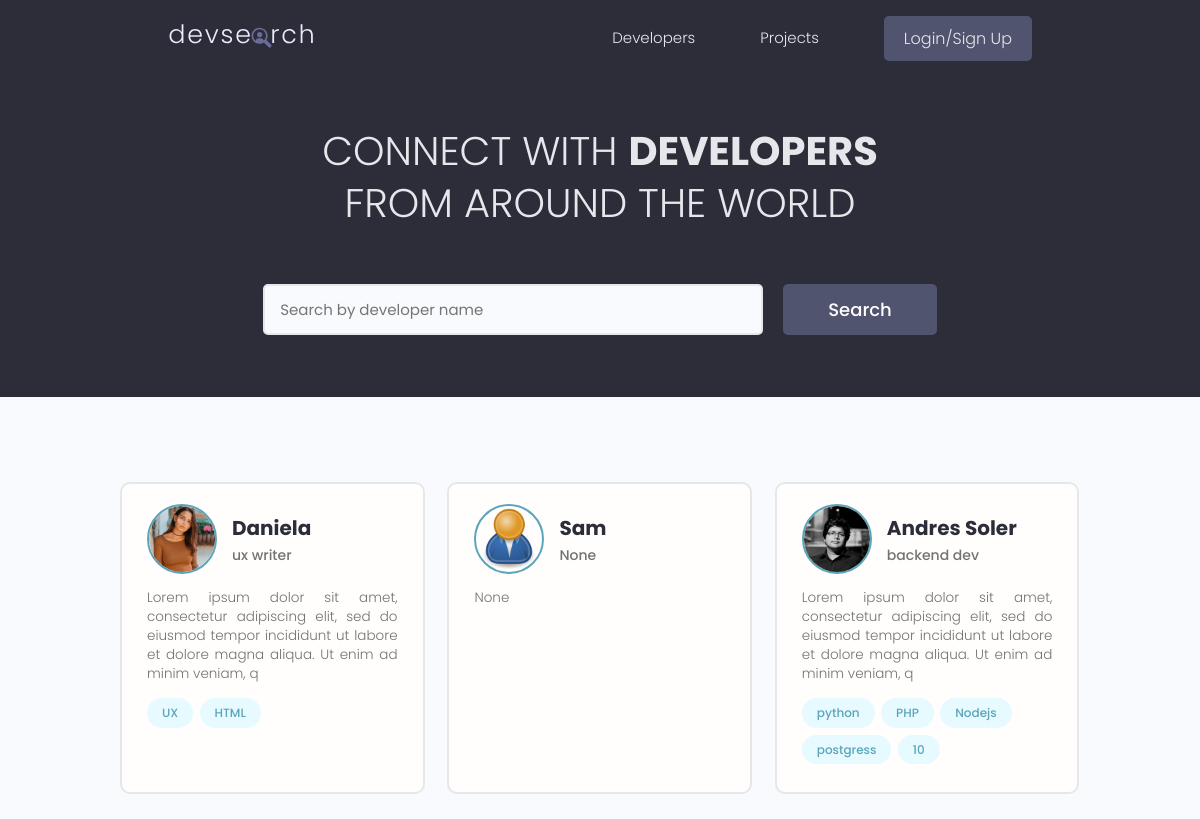
The page / on the database its author committed.
### users/models.py (models this page shows, shortened)
class Profile(models.Model):
    user = models.OneToOneField(User, on_delete=models.CASCADE, null=True, blank=True)
    name = models.CharField(max_length=255, blank=True, null=True)
    email = models.EmailField(max_length=500, blank=True, null=True)
    username = models.CharField(max_length=255, blank=True, null=True)
    location = models.CharField(max_length=255, blank=True, null=True)
    short_intro = models.CharField(max_length=255, blank=True, null=True)
    bio = models.TextField(blank=True, null=True)
    profile_image = models.ImageField(null=True, blank=True, upload_to='profiles/', default='profiles/user-default.png')
    social_github = models.CharField(max_length=255, blank=True, null=True)
    social_twitter = models.CharField(max_length=255, blank=True, null=True)
    social_linkedin = models.CharField(max_length=255, blank=True, null=True)
    social_youtube = models.CharField(max_length=255, blank=True, null=True)
    social_website = models.CharField(max_length=255, blank=True, null=True)
    created = models.DateTimeField(auto_now_add=True)
    id = models.UUIDField(default=uuid.uuid4, unique=True, primary_key=True, editable=False)

class Skill(models.Model):
    owner = models.ForeignKey(Profile, on_delete=models.CASCADE, null=True, blank=True)
    name = models.CharField(max_length=255, blank=True, null=True)
    description = models.TextField(null=True, blank=True)
    created = models.DateTimeField(auto_now_add=True)
    id = models.UUIDField(default=uuid.uuid4, unique=True, primary_key=True, editable=False)
    def __str__(self):
        return str(self.name)

### users/views.py (the view)
# urls.py: path('', views.profiles, name='profiles'),
def profiles(request):
    profiles, search = searchProfiles(request)
    custom_range, profiles = paginateProfiles(request, profiles, 6)
    context = {'profiles': profiles, 'search': search, 'custom_range': custom_range}
    return render(request, 'users/profiles.html', context)

### users/utils.py (called while the page is built)
def paginateProfiles(request, profiles, results):
    page = request.GET.get('page')
    paginator =  Paginator(profiles, results)
    try:
        profiles = paginator.page(page)
    except PageNotAnInteger:
        page = 1
        profiles = paginator.page(page)
    except EmptyPage:
        page = paginator.num_pages
        profiles = paginator.page(page)
    left_index = (int(page) - 2)
    if left_index < 1:
        left_index = 1
    right_index = (int(page) + 4)
    if right_index > paginator.num_pages:
        right_index = paginator.num_pages + 1
    custom_range = range(left_index, right_index)
    return custom_range, profiles

def searchProfiles(request):
    search = ''
    if request.GET.get('search'):
        search = request.GET.get('search')
    skills = Skill.objects.filter(name__icontains=search)
    profiles = Profile.objects.distinct().filter(
        Q(name__icontains=search) |
        Q(short_intro__icontains=search) |
        Q(skill__in=skills)
        )
    return profiles, search

### users/templates/users/profiles.html (shortened to what this page needs)
{% extends 'main.html' %}
{% block content %}
<main class="home">
    <section class="hero-section text-center">
      <div class="container container--narrow">
        <div class="hero-section__box">
          <h2>CONNECT WITH <span>DEVELOPERS</span></h2>
          <h2>FROM AROUND THE WORLD</h2>
        </div>
        <div class="hero-section__search">
          <form id="search_form" class="form" action="{% url 'profiles' %}" method="get">
            <div class="form__field">
              <input class="input input--text" id="formInput#search" type="text" name="search"
                value="{{search}}" placeholder="Search by developer name" />
            </div>
            <input class="btn btn--sub btn--lg" type="submit" value="Search" />
          </form>
        </div>
      </div>
    </section>
    <section class="devlist">
      <div class="container">
        <div class="grid grid--three">
            {% for profile in profiles %}
          <div class="column card">
            <div class="dev">
              <a href="{% url 'user-profile' profile.id %}" class="card__body">
                <div class="dev__profile">
                  <img class="avatar avatar--md" src="{{ profile.profile_image.url }}" alt="image" />
                  <div class="dev__meta">
                    <h3>{{ profile.name }}</h3>
                    <h5>{{ profile.short_intro|slice:"60" }}</h5>
                  </div>
                </div>
                <p class="dev__info">{{ profile.bio|slice:"150" }}</p>
                <div class="dev__skills">
                    {% for skill in profile.skill_set.all|slice:"5" %}
                  <span class="tag tag--pill tag--main">
                    <small>{{skill}}</small>
                  </span>
                  {% endfor %}
                </div>
              </a>
            </div>
          </div>
          {% endfor %}
        </div>
      </div>
    </section>
  </main>
{% endblock %}

### static/styles/app.css (style rules this page uses)
:root { --color-sub: #2d2d39; }
.btn--sub { background-color: var(--color-sub-light); }
.card { border: 2px solid var(--color-light); }
img { width: 100%; }
.hero-section { height: 40vh; display: flex; align-items: center; background-color: var(--color-sub); }
.hero-section__box { margin-bottom: 4rem; }
.hero-section__box > h2, .hero-section__box > h2 > span { font-size: 4rem; color: var(--color-light); line-height: 1.3; text-transform: uppercase; }
.hero-section__box > h2 { font-weight: 300; }
.hero-section__box > h2 > span { font-weight: 700; }
.hero-section__search > .form { display: flex; align-items: center; justify-content: center; gap: 2rem; }
.hero-section__search > .form input.input--text { width: 50rem; }
.devlist { margin-top: 8rem; }
.devlist .grid { align-items: stretch; }
.devlist .dev .dev__profile { display: flex; align-items: center; gap: 1.5rem; }
.devlist .dev .dev__meta h3 { color: var(--color-sub); font-size: 2rem; font-weight: 700; }
.devlist .dev .dev__meta h5 { color: var(--color-text); font-size: 1.4rem; font-weight: 500; }
.devlist .dev .dev__info { margin: 1.5rem 0; font-size: 1.35rem; line-height: 1.4; text-align: justify; }

### static/uikit/styles/modules/_variables.css (style rules this page uses)
:root { --color-main: #5aa5b9; --color-main-light: #e6faff; --color-sub: #3f4156; --color-sub-light: #51546e; --color-sub-lighter: #ededfd; --color-text: #737373; --color-gray: #8b8b8b; --color-light: #e5e7eb; --color-light-gray: #767676; --color-bg: #f8fafd; --color-white: #fffefd; --color-white-light: #f3f3f3; --color-success: #359e64; --color-success-bg: #def8e8; --color-error: #fc4b0b; --color-error-bg: #fff2ee; --font-base: 'Poppins', arial, helvetica, 'Segoe UI', roboto, ubuntu, sans-serif; --font-monospace: 'Fira Code', 'Courier New', courier, monospace; --font-regular: 300; --font-medium: 500; --font-bold: 700; --generic-shadow: 1px 1px 5px #00000010; --generic-transition: all 0.3s ease-in-out; }

### static/uikit/styles/modules/_base.css (style rules this page uses)
* { margin: 0; padding: 0; box-sizing: border-box; text-rendering: optimizeLegibility; color: inherit; font-size: inherit; }
html { font-size: 50%; }
@media only screen and (min-width: 480px) { html { font-size: 56.25%; } }
@media only screen and (min-width: 1200px) { html { font-size: 62.5%; } }

### static/uikit/styles/modules/_typography.css (style rules this page uses)
* { font-family: var(--font-base); }
h2 { font-size: 3.6rem; font-weight: var(--font-bold); }
h3 { font-size: 3.2rem; font-weight: var(--font-medium); }
h5 { font-size: 2.4rem; font-weight: var(--font-medium); }
h5, h6 { font-weight: var(--font-regular); }
p, span, strong { font-size: 1.6rem; color: var(--color-text); font-weight: var(--font-regular); }
a { padding-bottom: 2px; text-decoration: none; display: inline-block; color: var(--color-main); font-weight: var(--font-medium); }

### static/uikit/styles/modules/_utilities.css (style rules this page uses)
.container { width: 92%; max-width: 165rem; margin: 0 auto; box-sizing: border-box; }
.container--narrow { width: 92%; max-width: 120rem; }
@media screen and (min-width: 1000px) { .container { width: 90%; } }
@media screen and (min-width: 1000px) { .container--narrow { width: 85%; } }
@media screen and (min-width: 1200px) { .container { width: 80%; } }
@media screen and (min-width: 1200px) { .container--narrow { width: 72%; } }
.text-center { text-align: center; }

### static/uikit/styles/modules/_avatar.css (style rules this page uses)
.avatar { border-radius: 50%; border: 2px solid var(--color-main); object-fit: cover; }
.avatar--md { height: 7rem; width: 7rem; }

### static/uikit/styles/modules/_button.css (style rules this page uses)
.btn { display: inline-block; position: relative; cursor: pointer; background-color: var(--color-light); font-weight: var(--font-medium); color: var(--color-sub); text-decoration: none; padding: 1rem 2rem; border-radius: 0.5rem; border: none; width: -webkit-fit-content; width: -moz-fit-content; width: fit-content; height: -webkit-fit-content; height: -moz-fit-content; height: fit-content; font-size: 1.6rem; outline-width: 0; outline-color: transparent; -webkit-backface-visibility: hidden; backface-visibility: hidden; transition: all 0.3s ease-in-out; }
.btn--sub { background-color: var(--color-sub); color: var(--color-white); }
.btn--lg { font-size: 1.8rem; padding: 1.2rem 4.5rem; }

### static/uikit/styles/modules/_card.css (style rules this page uses)
.card { border-radius: 1rem; background-color: var(--color-white); border: 1.5px solid var(--color-light); width: auto; height: auto; margin-top: 0.5rem; margin-bottom: 0.5rem; overflow: hidden; }
.card__body, .card__header { padding: 2rem 2.5rem; }

### rows shown on the page
Profile: profile_image (picture), name "Daniela", short_intro "ux writer", bio "Lorem ipsum dolor sit amet, consectetur adipiscing elit, sed do eiusmod tempor incididunt ut labore et dolore magna aliqua. Ut enim ad minim veniam, q"
Skill: name "UX"
Skill: name "HTML"
Profile: profile_image (placeholder picture), name "Sam", short_intro "None", bio "None"
Profile: profile_image (picture), name "Andres Soler", short_intro "backend dev", bio "Lorem ipsum dolor sit amet, consectetur adipiscing elit, sed do eiusmod tempor incididunt ut labore et dolore magna aliqua. Ut enim ad minim veniam, q"
Skill: name "python"
Skill: name "PHP"
Skill: name "Nodejs"
Skill: name "postgress"
Skill: name "10"
